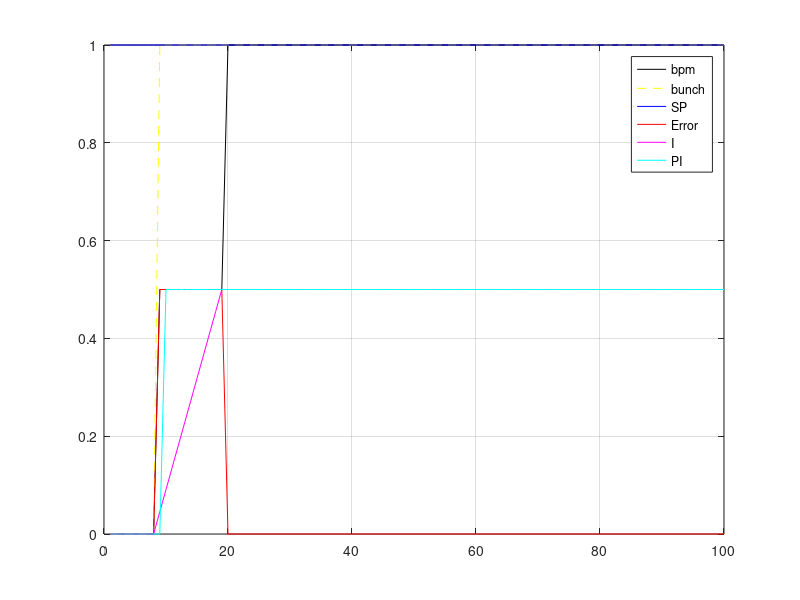

Recreate this plot in MATLAB.
clear all

B=100;                 % number of bunches
BS=1;                 % bunch spacing
%BPM_SMP_DEL=10;       % bpm valid delay with respect to bucket trigger

FB_DEL=9;             % feedback delay in buckets
t=1:B;            % time domain vector
Kp=1;               % P gain
Ki=1/11;             % I gain
FB_ON=1;              % enable feedback
I_APPLY=FB_DEL;
I_SHIFT=1;

% combination of integrator apply counter, integrator gain versus bunch
% spacing
% FB_DEL = 9;
%
% BS       Ki      I_APPLY
%  1       1/11      FB_DEL
%  2       1/6       FB_DEL
%  3       1/4       FB_DEL+1
%  4       1/3       FB_DEL
%  5       1/3       FB_DEL
%  6       1/2       FB_DEL
%  7       1/2       FB_DEL+1
%  8       1/2       FB_DEL+4
%  9       1/2       FB_DEL+7
% 10       1/2       FB_DEL+7
% 11       1/1       FB_DEL



%bkt_trg = zeros(1, smp);
%bkt_trg(1:tb:end) = 0.5;
bpm = zeros(2, B);  % 1 - position, 3 - bunch trigger
bpm(1,:) = linspace(0.5, 0.5, B);
bpm(1,1:FB_DEL-1) = 0;
bpm(2,FB_DEL:BS:end) = 1;

err = zeros(2, B);  % 1 - error value, 2 - error valid
acc = zeros(2, B);  % 1 - acc value, 2 - acc valid
p = zeros(3, B);    % 1 - values, 2 - counter, 3 - trigger
it = zeros(1, B);   % 1 - values, 2 - counter, 3 - trigger
pi = zeros(2, B);   % 1 - values, 2 - counter, 3 - trigger

sp = 1*ones(1, B);
fb_cnt = 0;
in = 0;
for b=1:B   % for each bucket
    % bpm position - repeat the received sample 48 samples * BS
    if bpm(2, b) % bpm valid
      if FB_ON
        if b > (FB_DEL+1)
          bpm(1, b) = bpm(1, b) + pi(1, b-FB_DEL-1);
        end
      end
    else   % repeat previous bunch
      if b>1
        bpm(1, b) = bpm(1, b-1);
      end
    end 
    % calculate error
    if bpm(2, b)
      err(1, b) = sp(b) - bpm(1, b);
    else % repeate previous position error
      if b>1
        err(1, b) = err(1, b-1);
      end
    end    
    % calculate integrator
    if bpm(2,b)
      acc(1, b) = acc(1, b-1) + Ki*err(1,b);
    else
      if b>1
        acc(1, b) = acc(1, b-1);
      end
    end
    % feedback gate
    %if bpm(2,b)
    if b>FB_DEL
      pi(1, b) = Kp*(err(1,b)+in);
      pi(2,b) = fb_cnt;
      if fb_cnt == I_SHIFT
        in = acc(1,b);
      end
      if fb_cnt <= 1 % constant - the same like in hardware
        fb_cnt = I_APPLY;
      else
        fb_cnt = fb_cnt - 1;
      end
    end
end

% plots 
figure(1)
clf
%hold on
plot(t, bpm(1,:), 'k')
hold on
plot(t, bpm(2,:), 'y--') % plot trigger
plot(t, sp, 'b') % plot sp
plot(t, err(1,:), 'r')
plot(t, acc(1,:), 'm')
plot(t, pi(1,:), 'c')
%plot(t, pi(2,:)/10, 'b')
grid on
legend('bpm', 'bunch','SP', 'Error', 'I', 'PI')
